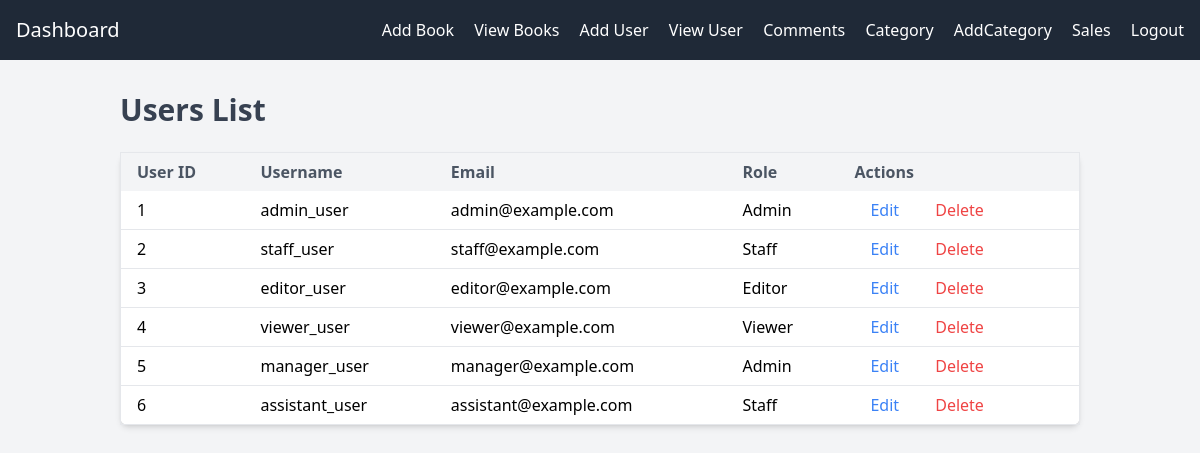
The app's page /view_users.php with its own data.
### tables this page shows
CREATE TABLE Users (
    user_id INT AUTO_INCREMENT PRIMARY KEY,
    username VARCHAR(50) NOT NULL UNIQUE,
    email VARCHAR(100) NOT NULL UNIQUE,
    password_hash VARCHAR(255) NOT NULL,
    role ENUM('admin', 'staff', 'editor', 'viewer') NOT NULL,
    created_at TIMESTAMP DEFAULT CURRENT_TIMESTAMP,
    updated_at TIMESTAMP NULL
);

### view_users.php (the view, shortened to what this page needs)
<?php
include 'db_connect.php';
include 'nav_admin.php';
$query = "SELECT * FROM Users";
$stmt = $pdo->query($query);
$users = $stmt->fetchAll(PDO::FETCH_ASSOC);
?>
<!DOCTYPE html>
<html lang="en">
<head>
    <script src="https://cdn.tailwindcss.com"></script>
</head>
<body class="bg-gray-100">
    <div class="container mx-auto p-8">
        <h2 class="text-3xl font-semibold mb-6 text-gray-700">Users List</h2>
        <table class="min-w-full bg-white border border-gray-200 rounded-lg shadow-md">
            <thead>
                <tr class="bg-gray-100">
                    <th class="px-4 py-2 text-left text-gray-600">User ID</th>
                    <th class="px-4 py-2 text-left text-gray-600">Username</th>
                    <th class="px-4 py-2 text-left text-gray-600">Email</th>
                    <th class="px-4 py-2 text-left text-gray-600">Role</th>
                    <th class="px-4 py-2 text-left text-gray-600">Actions</th>
                </tr>
            </thead>
            <tbody>
                <?php foreach ($users as $user): ?>
                <tr class="border-b border-gray-200">
                    <td class="px-4 py-2"><?php echo $user['user_id']; ?></td>
                    <td class="px-4 py-2"><?php echo $user['username']; ?></td>
                    <td class="px-4 py-2"><?php echo $user['email']; ?></td>
                    <td class="px-4 py-2"><?php echo ucfirst($user['role']); ?></td>
                    <td class="px-4 py-2">
                        <a href="edit_user.php?user_id=<?php echo $user['user_id']; ?>" class="text-blue-500 hover:text-blue-700 px-4 py-2">Edit</a>
                        <a href="view_users.php?delete_id=<?php echo $user['user_id']; ?>" class="text-red-500 hover:text-red-700 px-4 py-2" onclick="return confirm('Are you sure you want to delete this user?');">Delete</a>
                    </td>
                </tr>
                <?php endforeach; ?>
            </tbody>
        </table>
    </div>
</body>
</html>

### records on screen
users: user_id "1", username "admin_user", email "admin@example.com", role "Admin"
users: user_id "2", username "staff_user", email "staff@example.com", role "Staff"
users: user_id "3", username "editor_user", email "editor@example.com", role "Editor"
users: user_id "4", username "viewer_user", email "viewer@example.com", role "Viewer"
users: user_id "5", username "manager_user", email "manager@example.com", role "Admin"
users: user_id "6", username "assistant_user", email "assistant@example.com", role "Staff"
